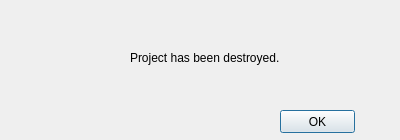
<?xml version="1.0" encoding="UTF-8"?>
<ui version="4.0">
 <class>projectGone</class>
 <widget class="QDialog" name="projectGone">
  <property name="geometry">
   <rect>
    <x>0</x>
    <y>0</y>
    <width>400</width>
    <height>140</height>
   </rect>
  </property>
  <property name="windowTitle">
   <string>Dialog</string>
  </property>
  <widget class="QPushButton" name="pushButton">
   <property name="geometry">
    <rect>
     <x>280</x>
     <y>110</y>
     <width>75</width>
     <height>23</height>
    </rect>
   </property>
   <property name="text">
    <string>OK</string>
   </property>
  </widget>
  <widget class="QLabel" name="label">
   <property name="geometry">
    <rect>
     <x>130</x>
     <y>50</y>
     <width>191</width>
     <height>16</height>
    </rect>
   </property>
   <property name="text">
    <string>Project has been destroyed.</string>
   </property>
  </widget>
 </widget>
 <resources/>
 <connections/>
</ui>
